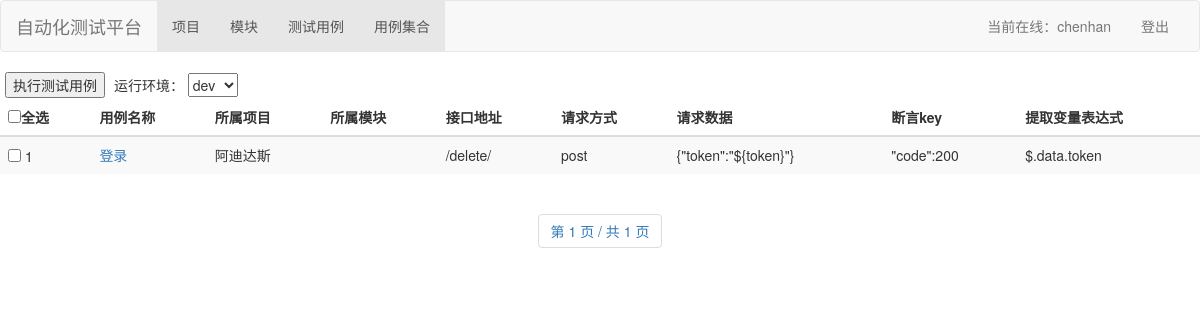
The app's page /test_case/ (signed in), older data.
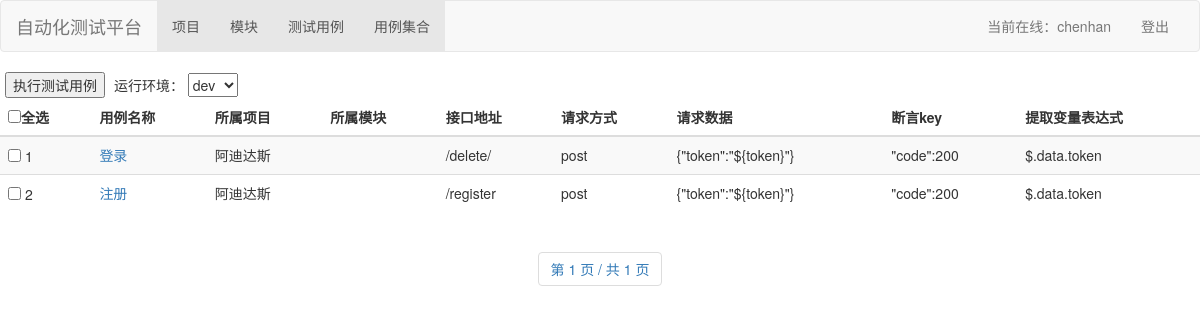
The same page, newer data.
### interfacetestplatform/models.py (models this page shows, shortened)
class TestCase(models.Model):
    id = models.AutoField(primary_key=True)
    case_name = models.CharField('用例名称', max_length=50, null=False)
    belong_project = models.ForeignKey(Project, on_delete=models.CASCADE, verbose_name='所属项目')
    belong_module =GroupedForeignKey(Model, group_field="belong_project", on_delete=models.CASCADE, verbose_name='所属模块')
    request_data = models.TextField('请求数据', null=True)
    uri = models.CharField('接口地址', max_length=1024, null=False, default='')
    assert_key = models.CharField('断言内容', max_length=1024, null=True)
    maintainer = models.CharField('编写人员', max_length=1024, null=False, default='')
    extract_var = models.CharField('提取变量表达式', max_length=1024, null=True)  # 示例：userid||userid": (\d+)
    request_method = models.CharField('请求方式', max_length=1024, null=True)
    status = models.IntegerField(null=True, help_text="0：表示有效，1：表示无效，用于软删除")
    created_time = models.DateTimeField('创建时间', auto_now_add=True)
    updated_time = models.DateTimeField('更新时间', auto_now=True, null=True)
    user = models.ForeignKey(User, on_delete=models.CASCADE, verbose_name='责任人', null=True)
    def __str__(self):
        return self.case_name
    class Meta:
        verbose_name = '测试用例表'
        verbose_name_plural = '测试用例表'

class Project(models.Model):
    id = models.AutoField(primary_key=True)
    name = models.CharField('项目名称', max_length=50, unique=True, null=False)
    proj_owner = models.CharField('项目负责人', max_length=20, null=False)
    test_owner = models.CharField('测试负责人', max_length=20, null=False)
    dev_owner = models.CharField('开发负责人', max_length=20, null=False)
    desc = models.CharField('项目描述', max_length=100, null=True)
    create_time = models.DateTimeField('项目创建时间', auto_now_add=True)
    update_time = models.DateTimeField('项目更新时间', auto_now=True, null=True)
    class Meta:
        verbose_name = '项目信息表'
        verbose_name_plural = '项目信息表'

### interfacetestplatform/views.py (the view, shortened to what this page needs)
# urls.py: path('test_case/', views.test_case, name="test_case"),
@login_required
def test_case(request):
    print("request.session['is_login']: {}".format(request.session['is_login']))
    test_cases = ""
    if request.method == "GET":
        test_cases = TestCase.objects.filter().order_by('id')
        print("testcases: {}".format(test_cases))
    return render(request, 'test_case.html', {'test_cases': get_paginator(request, test_cases)})

### interfacetestplatform/views.py (called while the page is built)
def get_paginator(request,data):
    paginator = Paginator(data, 10)
    page = request.GET.get('page')
    try:
        paginator_pages = paginator.page(page)
    except PageNotAnInteger:
        paginator_pages = paginator.page(1)
    except InvalidPage:
        return redirect('/')
    except:
        return redirect('/')
    return paginator_pages

### interfacetestplatform/templates/test_case.html (shortened to what this page needs)
{% extends 'base.html' %}
{% load static %}
{% block content %}
<form action="" method="POST">
    <input style="margin-left: 5px;" type="submit" value='执行测试用例' onclick="return ischecked()"/>
    <span style="margin-left: 5px;">运行环境：</span>
    <select name="env">
        <option selected value="dev">dev</option>
    </select>
    <div class="table-responsive">
        <table class="table table-striped">
            <thead>
            <tr>
                <th><input type="checkbox" id="all_check" onclick="checkOrCancelAll();"/>全选</th>
                <th>用例名称</th>
                <th>所属项目</th>
                <th>所属模块</th>
                <th>接口地址</th>
                <th>请求方式</th>
                <th>请求数据</th>
                <th>断言key</th>
                <th>提取变量表达式</th>
            </tr>
            </thead>
            <tbody>
            {% for test_case in test_cases %}
            <tr>
                <td><input type="checkbox" value="{{ test_case.id }}" name="test_cases_list"> {{ test_case.id }}</td>
                <td><a href="{% url 'test_case_detail' test_case.id%}">{{ test_case.case_name }}</a></td>
                <td>{{ test_case.belong_project.name }}</td>
                <td>{{ test_case.belong_module.name }}</td>
                <td>{{ test_case.uri }}</td>
                <td>{{ test_case.request_method }}</td>
                <td>{{ test_case.request_data }}</td>
                <td>{{ test_case.assert_key }}</td>
                <td>{{ test_case.extract_var }}</td>
            </tr>
            {% endfor %}
            </tbody>
        </table>
    </div>
</form>
<div id="pages" class="text-center">
    <nav>
        <ul class="pagination">
            <li class="step-links">
                <span class="current">
                    第 {{ test_cases.number }} 页 / 共 {{ test_cases.paginator.num_pages }} 页</span>
            </li>
        </ul>
    </nav>
</div>
{% endblock %}

Row changes from the older to the newer data that the page shows:
added TestCase: id "2", case_name "注册", belong_project.name "阿迪达斯", uri "/register", request_method "post", request_data "{\"token\":\"${token}\"}", assert_key "\"code\":200", extract_var "$.data.token"
